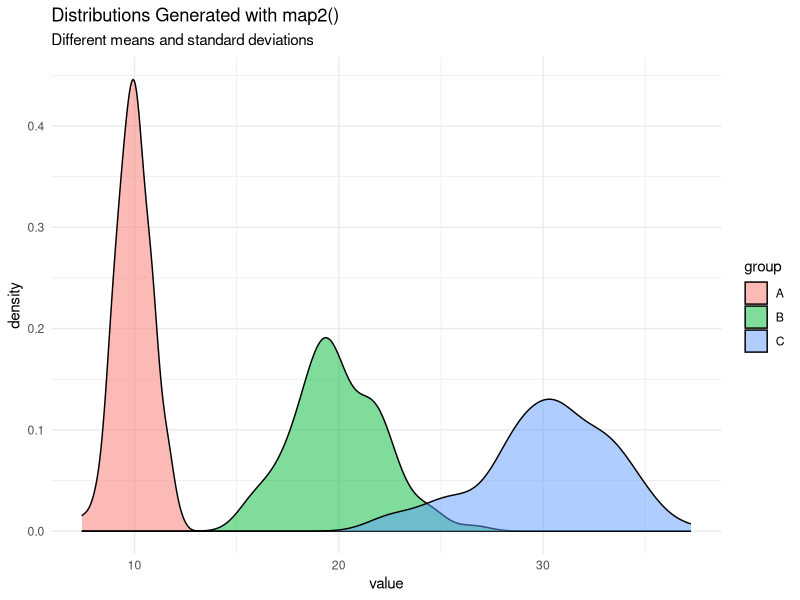
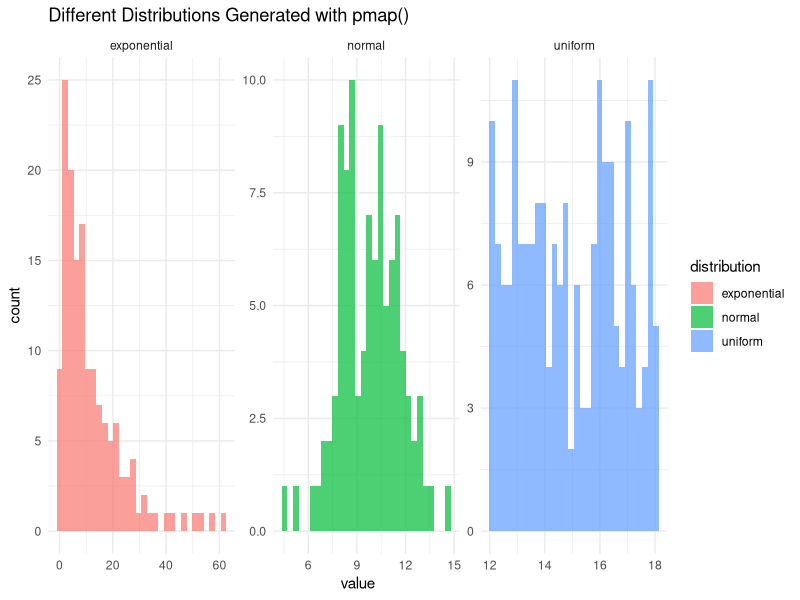
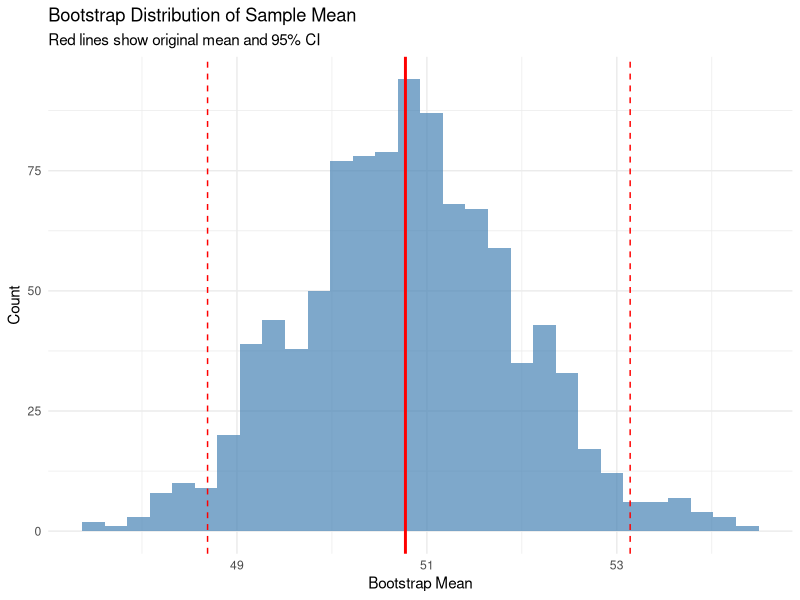
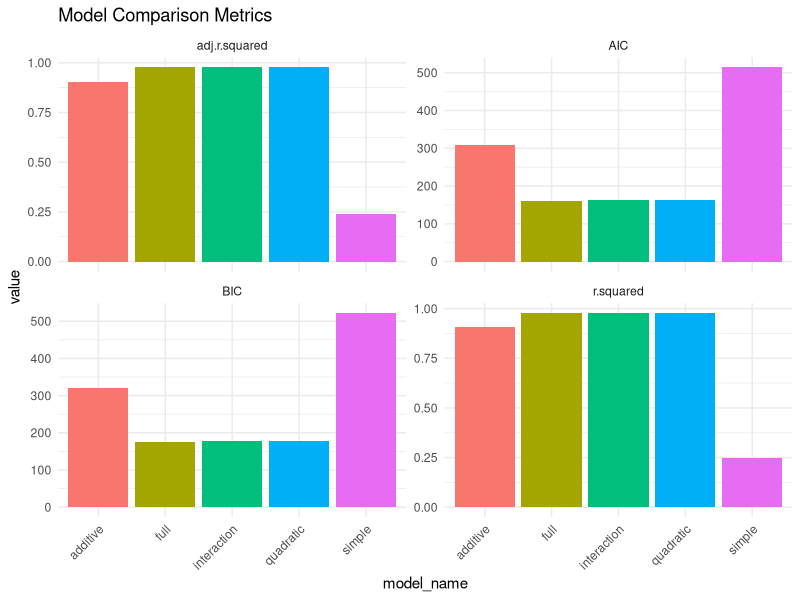
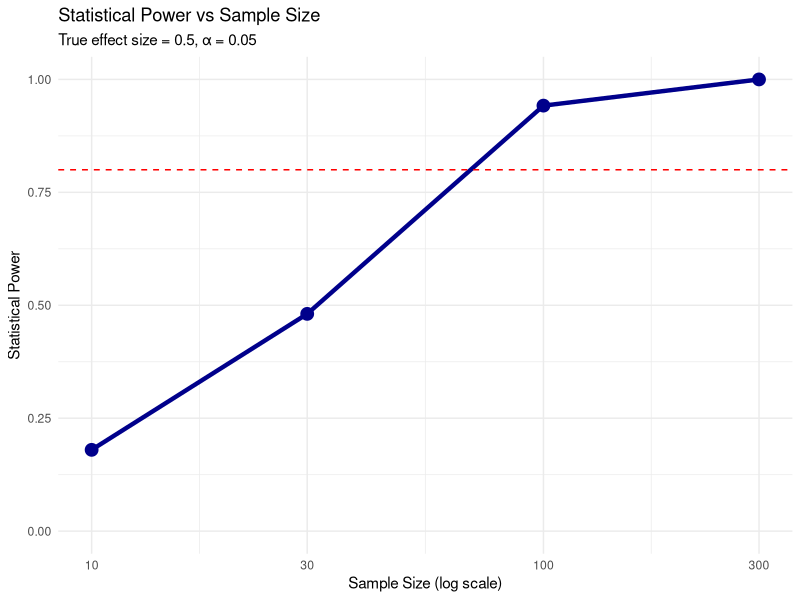
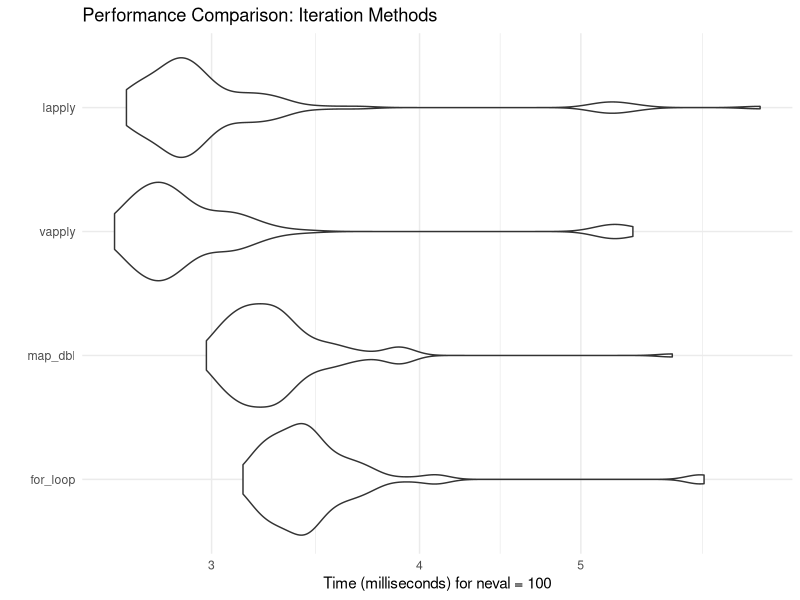

Write the R code that produced these figures, in order. (Note: this script raises an error after producing the figures.)
library(tidyverse)
library(purrr)
library(broom)

# Set seed for reproducibility
set.seed(123)

# Traditional approach with loops
data_list <- list(
  group_a = rnorm(100, mean = 10, sd = 2),
  group_b = rnorm(100, mean = 15, sd = 3),
  group_c = rnorm(100, mean = 12, sd = 2.5)
)

# Calculate mean with a for loop (the old way)
means_loop <- numeric(length(data_list))
names(means_loop) <- names(data_list)

for (i in seq_along(data_list)) {
  means_loop[i] <- mean(data_list[[i]])
}

print("Means calculated with loop:")
print(means_loop)

# The functional approach with map
means_map <- map_dbl(data_list, mean)

print("Means calculated with map:")
print(means_map)

# Are they the same?
identical(means_loop, means_map)

# Apply a function to each element
numbers <- list(
  small = 1:5,
  medium = 10:15,
  large = 100:105
)

# Calculate summary statistics for each group
summaries <- map(numbers, summary)
print(summaries)

# The beauty of map: it preserves names and structure
str(summaries)

# map_dbl returns a numeric vector
means <- map_dbl(numbers, mean)
print(means)

# map_chr returns a character vector
descriptions <- map_chr(numbers, ~ paste("Range:", min(.), "-", max(.)))
print(descriptions)

# map_lgl returns a logical vector
has_even_length <- map_lgl(numbers, ~ length(.) %% 2 == 0)
print(has_even_length)

# map_int returns an integer vector
lengths <- map_int(numbers, length)
print(lengths)

# Demonstrate type safety
# This would error: map_dbl(numbers, class)
# Because class returns a character, not a double

# Sample data
values <- list(
  a = 1:10,
  b = 11:20,
  c = 21:30
)

# Method 1: Named function
result1 <- map_dbl(values, mean)

# Method 2: Anonymous function (traditional)
result2 <- map_dbl(values, function(x) mean(x))

# Method 3: Formula notation (purrr style)
result3 <- map_dbl(values, ~ mean(.))

# Method 4: Even more concise for simple extractions
# Extract the 3rd element from each vector
third_elements <- map_dbl(values, 3)  # Same as ~ .[[3]]

print("All methods produce the same result:")
print(all(result1 == result2, result2 == result3))
print("Third elements:")
print(third_elements)

# More complex anonymous functions
custom_summary <- map(values, ~ {
  tibble(
    min = min(.),
    median = median(.),
    max = max(.),
    range = max(.) - min(.),
    cv = sd(.) / mean(.)  # Coefficient of variation
  )
})

# Combine into a single data frame
bind_rows(custom_summary, .id = "group")

# Create a nested data frame
nested_data <- tibble(
  group = c("A", "B", "C"),
  n = c(50, 75, 100)
) %>%
  mutate(
    # Generate data for each group
    data = map2(n, group, ~ {
      tibble(
        value = rnorm(.x, mean = match(.y, LETTERS) * 10, sd = 2),
        category = sample(c("Type1", "Type2"), .x, replace = TRUE)
      )
    })
  )

print("Nested data structure:")
print(nested_data)

# Work with nested data
analysis_results <- nested_data %>%
  mutate(
    # Calculate statistics for each nested data frame
    n_obs = map_int(data, nrow),
    mean_value = map_dbl(data, ~ mean(.$value)),
    sd_value = map_dbl(data, ~ sd(.$value)),
    
    # Fit models to each group
    model = map(data, ~ lm(value ~ category, data = .)),
    
    # Extract model information
    model_summary = map(model, broom::glance),
    coefficients = map(model, broom::tidy)
  )

# View the results
analysis_results %>%
  select(group, n_obs, mean_value, sd_value)

# Unnest model summaries
analysis_results %>%
  select(group, model_summary) %>%
  unnest(model_summary) %>%
  select(group, r.squared, p.value, AIC, BIC)

# Two vectors to iterate over
means <- c(10, 20, 30)
sds <- c(1, 2, 3)
sample_sizes <- c(100, 200, 300)

# Generate samples with different parameters
samples <- map2(means, sds, ~ rnorm(100, mean = .x, sd = .y))

# Visualize
samples_df <- tibble(
  group = rep(c("A", "B", "C"), each = 100),
  value = unlist(samples)
)

ggplot(samples_df, aes(x = value, fill = group)) +
  geom_density(alpha = 0.5) +
  labs(
    title = "Distributions Generated with map2()",
    subtitle = "Different means and standard deviations"
  ) +
  theme_minimal()

# More complex map2 example
x_values <- list(1:5, 6:10, 11:15)
y_values <- list(2:6, 7:11, 12:16)

# Calculate correlations between paired lists
correlations <- map2_dbl(x_values, y_values, cor)
print(paste("Correlations:", paste(correlations, collapse = ", ")))

# Multiple parameters for simulation
params <- tibble(
  n = c(100, 200, 150),
  mean = c(10, 15, 12),
  sd = c(2, 3, 2.5),
  distribution = c("normal", "uniform", "exponential")
)

# Generate samples based on parameters
simulated_data <- pmap(params, function(n, mean, sd, distribution) {
  switch(distribution,
    normal = rnorm(n, mean, sd),
    uniform = runif(n, mean - sd, mean + sd),
    exponential = rexp(n, rate = 1/mean)
  )
})

# Add to our data frame - simulated_data is already a list
params_with_data <- bind_cols(
  params,
  tibble(
    data = simulated_data,
    actual_mean = map_dbl(simulated_data, mean),
    actual_sd = map_dbl(simulated_data, sd)
  )
)

params_with_data %>%
  select(-data)

# Visualize all distributions
params_with_data %>%
  mutate(plot_data = map2(data, distribution, ~ {
    tibble(value = .x, dist_type = .y)
  })) %>%
  select(distribution, plot_data) %>%
  unnest(plot_data) %>%
  ggplot(aes(x = value, fill = distribution)) +
  geom_histogram(bins = 30, alpha = 0.7) +
  facet_wrap(~distribution, scales = "free") +
  theme_minimal() +
  labs(title = "Different Distributions Generated with pmap()")

# Create data with potential problems
messy_list <- list(
  good = 1:10,
  bad = c(1, 2, "three", 4),  # Contains a string
  empty = numeric(0),
  null = NULL,
  also_good = 11:20
)

# This would fail:
# map_dbl(messy_list, mean)

# Use safely to capture errors
safe_mean <- safely(mean)
results <- map(messy_list, safe_mean)

# Examine structure
str(results[[1]])  # Good result
str(results[[2]])  # Error result

# Extract results and errors
extracted_results <- tibble(
  name = names(messy_list),
  result = map(results, "result"),
  error = map(results, "error")
) %>%
  mutate(
    has_error = map_lgl(error, ~ !is.null(.)),
    error_message = map_chr(error, ~ ifelse(is.null(.), "No error", as.character(.)))
  )

extracted_results %>%
  select(name, has_error, error_message)

# possibly() is simpler when you just want a default
possible_mean <- possibly(mean, otherwise = NA_real_)

# Apply to messy list
means_with_default <- map_dbl(messy_list, possible_mean)
print(means_with_default)

# More complex example with custom function
calculate_cv <- function(x) {
  if (length(x) < 2) stop("Need at least 2 values")
  sd(x) / mean(x)
}

safe_cv <- possibly(calculate_cv, otherwise = NA_real_)

# Test data with edge cases
test_data <- list(
  normal = rnorm(100, 10, 2),
  single = 5,
  empty = numeric(0),
  zeros = rep(0, 10),
  negative = c(-1, -2, -3)
)

cv_results <- map_dbl(test_data, safe_cv)
print(cv_results)

# Function that produces warnings
noisy_function <- function(x) {
  if (any(x < 0)) warning("Negative values detected")
  if (length(x) > 100) message("Large dataset")
  mean(x)
}

# Capture all output
quiet_function <- quietly(noisy_function)

# Test with various inputs
test_inputs <- list(
  clean = 1:10,
  negative = c(-5, 0, 5),
  large = 1:150
)

quiet_results <- map(test_inputs, quiet_function)

# Extract components
output_summary <- tibble(
  name = names(test_inputs),
  result = map_dbl(quiet_results, "result"),
  warnings = map(quiet_results, "warnings"),
  messages = map(quiet_results, "messages")
) %>%
  mutate(
    has_warnings = map_lgl(warnings, ~ length(.) > 0),
    has_messages = map_lgl(messages, ~ length(.) > 0)
  )

output_summary %>%
  select(name, result, has_warnings, has_messages)

# Create a function factory for power functions
make_power <- function(n) {
  function(x) x^n
}

# Create specific power functions
square <- make_power(2)
cube <- make_power(3)

# Use them
print(square(5))
print(cube(3))

# Apply to data
values <- 1:5
powers <- 2:4

# Create multiple power functions
power_functions <- map(powers, make_power)

# Apply each to our values
power_results <- map(power_functions, ~ .(values))
names(power_results) <- paste0("power_", powers)

# Convert to data frame
as_tibble(power_results) %>%
  mutate(original = values)

# Create a data processing pipeline
process_data <- compose(
  ~ mutate(., z_score = (value - mean(value)) / sd(value)),
  ~ filter(., !is.na(value)),
  ~ select(., -unwanted_column),
  .dir = "forward"  # Apply left to right
)

# Test data
test_df <- tibble(
  value = c(1, 2, NA, 4, 5, 100),
  unwanted_column = "remove me"
)

# This won't work directly with compose, so let's do it manually
pipeline <- . %>%
  select(-unwanted_column) %>%
  filter(!is.na(value)) %>%
  mutate(z_score = (value - mean(value)) / sd(value))

result <- test_df %>% pipeline
print(result)

# More practical: Create reusable statistical transformations
standardize <- function(x) (x - mean(x, na.rm = TRUE)) / sd(x, na.rm = TRUE)
winsorize <- function(x, probs = c(0.05, 0.95)) {
  limits <- quantile(x, probs, na.rm = TRUE)
  x[x < limits[1]] <- limits[1]
  x[x > limits[2]] <- limits[2]
  x
}

# Apply transformations to multiple columns
data_to_transform <- tibble(
  a = rnorm(100, 10, 5),
  b = rexp(100, 0.1),
  c = runif(100, 0, 100)
)

transformed_data <- data_to_transform %>%
  mutate(across(everything(), list(
    standardized = standardize,
    winsorized = winsorize
  )))

glimpse(transformed_data)

# reduce() combines all elements into one
numbers_list <- list(
  c(1, 2, 3),
  c(4, 5, 6),
  c(7, 8, 9)
)

# Sum all vectors element-wise
total <- reduce(numbers_list, `+`)
print(total)

# Find intersection of multiple sets
sets <- list(
  set1 = c("a", "b", "c", "d"),
  set2 = c("b", "c", "d", "e"),
  set3 = c("c", "d", "e", "f")
)

common_elements <- reduce(sets, intersect)
print(paste("Common elements:", paste(common_elements, collapse = ", ")))

# accumulate() keeps intermediate results
cumulative_sums <- accumulate(1:5, `+`)
print(cumulative_sums)

# More complex: Merge multiple data frames
df_list <- list(
  tibble(id = 1:3, a = letters[1:3]),
  tibble(id = 2:4, b = letters[2:4]),
  tibble(id = 3:5, c = letters[3:5])
)

merged_df <- reduce(df_list, full_join, by = "id")
print(merged_df)

# Original data
original_data <- rnorm(100, mean = 50, sd = 10)

# Bootstrap function
bootstrap_mean <- function(data, n_boot = 1000) {
  # Generate bootstrap samples
  boot_samples <- map_dbl(1:n_boot, ~ {
    sample(data, replace = TRUE) %>% mean()
  })
  
  # Calculate confidence interval
  ci <- quantile(boot_samples, c(0.025, 0.975))
  
  tibble(
    mean = mean(data),
    boot_mean = mean(boot_samples),
    boot_sd = sd(boot_samples),
    ci_lower = ci[1],
    ci_upper = ci[2]
  )
}

# Apply bootstrap
boot_result <- bootstrap_mean(original_data)
print(boot_result)

# Visualize bootstrap distribution
boot_samples <- map_dbl(1:1000, ~ mean(sample(original_data, replace = TRUE)))

ggplot(tibble(x = boot_samples), aes(x = x)) +
  geom_histogram(bins = 30, fill = "steelblue", alpha = 0.7) +
  geom_vline(xintercept = mean(original_data), color = "red", linewidth = 1) +
  geom_vline(xintercept = boot_result$ci_lower, color = "red", linetype = "dashed") +
  geom_vline(xintercept = boot_result$ci_upper, color = "red", linetype = "dashed") +
  labs(
    title = "Bootstrap Distribution of Sample Mean",
    subtitle = "Red lines show original mean and 95% CI",
    x = "Bootstrap Mean",
    y = "Count"
  ) +
  theme_minimal()

# Generate sample data
set.seed(123)
model_data <- tibble(
  x1 = rnorm(100),
  x2 = rnorm(100),
  x3 = rnorm(100),
  y = 2 * x1 + 3 * x2 - x3 + rnorm(100, sd = 0.5)
)

# Define model formulas
formulas <- list(
  simple = y ~ x1,
  additive = y ~ x1 + x2,
  full = y ~ x1 + x2 + x3,
  interaction = y ~ x1 * x2 + x3,
  quadratic = y ~ poly(x1, 2) + x2 + x3
)

# Fit all models
models <- map(formulas, ~ lm(., data = model_data))

# Extract model metrics
model_comparison <- tibble(
  model_name = names(formulas),
  formula = map_chr(formulas, deparse),
  model = models
) %>%
  mutate(
    glance = map(model, broom::glance),
    tidy = map(model, broom::tidy),
    augment = map(model, broom::augment)
  ) %>%
  unnest(glance) %>%
  select(model_name, formula, r.squared, adj.r.squared, AIC, BIC) %>%
  arrange(desc(adj.r.squared))

print(model_comparison)

# Visualize model performance
model_comparison %>%
  pivot_longer(cols = c(r.squared, adj.r.squared, AIC, BIC),
               names_to = "metric", values_to = "value") %>%
  ggplot(aes(x = model_name, y = value, fill = model_name)) +
  geom_col() +
  facet_wrap(~metric, scales = "free_y") +
  theme_minimal() +
  theme(axis.text.x = element_text(angle = 45, hjust = 1)) +
  labs(title = "Model Comparison Metrics") +
  guides(fill = "none")

# Simulation parameters
n_simulations <- 1000
sample_sizes <- c(10, 30, 100, 300)

# Function to simulate one t-test
simulate_t_test <- function(n, true_diff = 0.5) {
  group1 <- rnorm(n, mean = 0, sd = 1)
  group2 <- rnorm(n, mean = true_diff, sd = 1)
  
  test_result <- t.test(group1, group2)
  
  tibble(
    p_value = test_result$p.value,
    significant = test_result$p.value < 0.05,
    estimate = test_result$estimate[1] - test_result$estimate[2],
    ci_lower = test_result$conf.int[1],
    ci_upper = test_result$conf.int[2]
  )
}

# Run simulation for different sample sizes
simulation_results <- map_df(sample_sizes, function(n) {
  map_df(1:n_simulations, ~ simulate_t_test(n), .id = "sim") %>%
    mutate(sample_size = n)
})

# Calculate power for each sample size
power_analysis <- simulation_results %>%
  group_by(sample_size) %>%
  summarise(
    power = mean(significant),
    mean_estimate = mean(estimate),
    sd_estimate = sd(estimate),
    coverage = mean(ci_lower < -0.5 & ci_upper > -0.5),
    .groups = "drop"
  )

print(power_analysis)

# Visualize power curve
ggplot(power_analysis, aes(x = sample_size, y = power)) +
  geom_line(linewidth = 1.5, color = "darkblue") +
  geom_point(size = 4, color = "darkblue") +
  geom_hline(yintercept = 0.8, linetype = "dashed", color = "red") +
  scale_x_log10() +
  scale_y_continuous(limits = c(0, 1)) +
  labs(
    title = "Statistical Power vs Sample Size",
    subtitle = "True effect size = 0.5, α = 0.05",
    x = "Sample Size (log scale)",
    y = "Statistical Power"
  ) +
  theme_minimal()

# Create test data
test_list <- map(1:1000, ~ rnorm(100))

# Benchmark different approaches
library(microbenchmark)

benchmark_results <- microbenchmark(
  for_loop = {
    results <- numeric(length(test_list))
    for (i in seq_along(test_list)) {
      results[i] <- mean(test_list[[i]])
    }
  },
  
  map_dbl = map_dbl(test_list, mean),
  
  vapply = vapply(test_list, mean, numeric(1)),
  
  lapply = unlist(lapply(test_list, mean)),
  
  times = 100
)

print(benchmark_results)

# Visualize results
autoplot(benchmark_results) +
  labs(title = "Performance Comparison: Iteration Methods") +
  theme_minimal()

# Note: furrr requires the future package
library(furrr)
library(future)

# Set up parallel processing
plan(multisession, workers = 2)  # Use 2 cores

# Large simulation
large_simulation <- function(n = 10000) {
  # Simulate expensive computation
  data <- rnorm(n)
  tibble(
    mean = mean(data),
    sd = sd(data),
    median = median(data),
    mad = mad(data)
  )
}

# Sequential processing
system.time({
  sequential_results <- map_df(1:100, ~ large_simulation())
})

# Parallel processing
system.time({
  parallel_results <- furrr::future_map_dfr(1:100, ~ large_simulation())
})

# Reset to sequential processing
plan(sequential)

print("Results are identical:")
print(identical(sequential_results, parallel_results))

# Your solution
# Create nested data
sales_data <- tibble(
  region = rep(c("North", "South", "East", "West"), each = 50),
  month = rep(1:12, length.out = 200),
  sales = c(
    rnorm(50, 1000, 200),  # North
    rnorm(50, 1200, 250),  # South
    rnorm(50, 900, 150),   # East
    rnorm(50, 1100, 300)   # West
  )
)

# Nest and analyze
sales_analysis <- sales_data %>%
  nest(data = c(month, sales)) %>%
  mutate(
    # Calculate statistics
    total_sales = map_dbl(data, ~ sum(.$sales)),
    avg_sales = map_dbl(data, ~ mean(.$sales)),
    cv = map_dbl(data, ~ sd(.$sales) / mean(.$sales)),
    
    # Fit trend model
    model = map(data, ~ lm(sales ~ month, data = .)),
    
    # Extract slope (trend)
    trend = map_dbl(model, ~ coef(.)[2]),
    
    # Model quality
    r_squared = map_dbl(model, ~ summary(.)$r.squared)
  )

sales_analysis %>%
  select(-data, -model) %>%
  arrange(desc(total_sales))

# Your solution
# Messy data with various problems
messy_data <- list(
  clean = tibble(x = 1:5, y = 2:6),
  missing_col = tibble(x = 1:5),
  wrong_type = tibble(x = letters[1:5], y = 2:6),
  empty = tibble(),
  null = NULL
)

# Create safe cleaning function
safe_clean <- possibly(function(df) {
  df %>%
    mutate(
      z = x + y,
      category = if_else(z > 5, "high", "low")
    )
}, otherwise = tibble(error = "Processing failed"))

# Apply to all data
cleaned_results <- map(messy_data, safe_clean)

# Check which ones succeeded
success_status <- map_lgl(cleaned_results, ~ !("error" %in% names(.)))
names(success_status) <- names(messy_data)
print(success_status)

# Your solution
# Sample data
sample_data <- rgamma(100, shape = 2, rate = 0.5)

# Bootstrap function for multiple statistics
bootstrap_stats <- function(data, n_boot = 1000, conf_level = 0.95) {
  alpha <- 1 - conf_level
  
  # Generate bootstrap samples
  boot_results <- map_df(1:n_boot, function(i) {
    boot_sample <- sample(data, replace = TRUE)
    tibble(
      mean = mean(boot_sample),
      median = median(boot_sample),
      sd = sd(boot_sample),
      iqr = IQR(boot_sample)
    )
  })
  
  # Calculate confidence intervals
  stats_summary <- boot_results %>%
    pivot_longer(everything(), names_to = "statistic", values_to = "value") %>%
    group_by(statistic) %>%
    summarise(
      estimate = mean(value),
      se = sd(value),
      ci_lower = quantile(value, alpha/2),
      ci_upper = quantile(value, 1 - alpha/2),
      .groups = "drop"
    )
  
  return(stats_summary)
}

# Apply bootstrap
boot_ci <- bootstrap_stats(sample_data)
print(boot_ci)

# Visualize bootstrap distributions
boot_samples <- map_df(1:1000, function(i) {
  boot_sample <- sample(sample_data, replace = TRUE)
  tibble(
    iteration = i,
    mean = mean(boot_sample),
    median = median(boot_sample)
  )
})

boot_samples %>%
  pivot_longer(c(mean, median), names_to = "statistic", values_to = "value") %>%
  ggplot(aes(x = value, fill = statistic)) +
  geom_density(alpha = 0.5) +
  facet_wrap(~statistic, scales = "free") +
  theme_minimal() +
  labs(title = "Bootstrap Distributions")

# Your solution
# Simulation parameters
effect_sizes <- seq(0, 1, by = 0.1)
n_sims <- 500
sample_size <- 50

# Power simulation function
calculate_power <- function(effect_size, n = sample_size, n_sim = n_sims) {
  p_values <- map_dbl(1:n_sim, function(i) {
    control <- rnorm(n, mean = 0, sd = 1)
    treatment <- rnorm(n, mean = effect_size, sd = 1)
    t.test(treatment, control)$p.value
  })
  
  mean(p_values < 0.05)
}

# Calculate power for each effect size
power_results <- tibble(
  effect_size = effect_sizes,
  power = map_dbl(effect_sizes, calculate_power)
)

# Visualize power curve
ggplot(power_results, aes(x = effect_size, y = power)) +
  geom_line(linewidth = 1.5) +
  geom_point(size = 3) +
  geom_hline(yintercept = 0.8, linetype = "dashed", color = "red") +
  geom_vline(xintercept = 0.5, linetype = "dashed", color = "blue") +
  scale_y_continuous(limits = c(0, 1)) +
  labs(
    title = "Power Analysis: Effect Size vs Statistical Power",
    subtitle = paste("n =", sample_size, "per group, α = 0.05"),
    x = "Effect Size (Cohen's d)",
    y = "Statistical Power"
  ) +
  theme_minimal()
